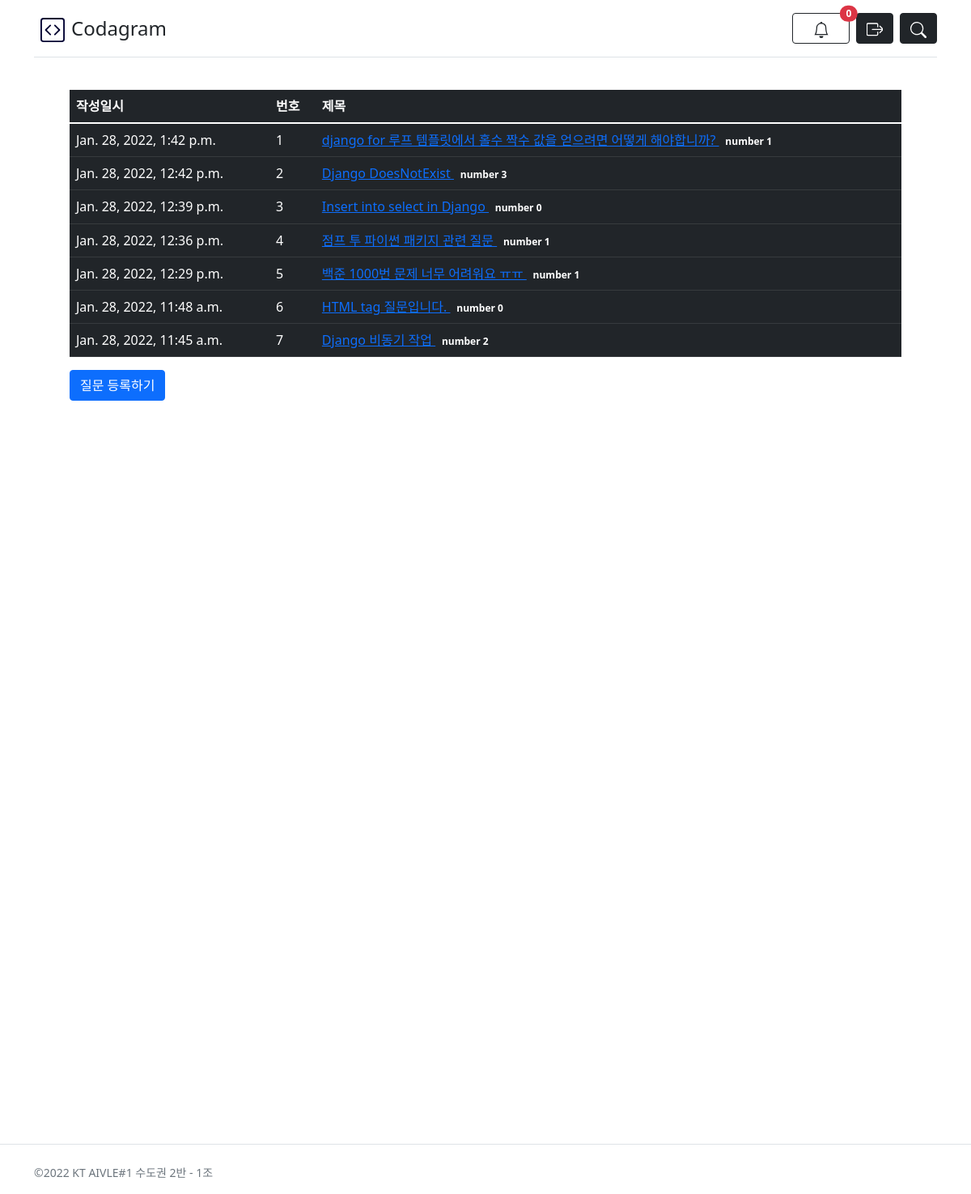
The app's page /post/ (signed in) with its own data.
### post/models.py (models this page shows, shortened)
class Post(models.Model):
    user = models.ForeignKey(settings.AUTH_USER_MODEL, on_delete=models.CASCADE)
    author = models.CharField(max_length=200, default=None)
    subject = models.CharField(max_length=200)
    description = models.TextField(blank=True)
    content = RichTextField()
    register_date = models.DateTimeField()
    solved = models.BooleanField(default=False)
    tags = TagField()
    likes = models.ManyToManyField(settings.AUTH_USER_MODEL, related_name="like_posts", blank=True)
    class Meta:
        ordering=['-register_date']

### post/views.py (the view)
# urls.py: path('', views.index, name='index'),
def index(request):
    post_list = Post.objects.order_by('-register_date')
    context = { 'post_list': post_list }
    return render(request, 'post/post_list.html', context)

### post/templates/post/post_list.html
{% extends "codagram/layout.html" %}
{% block content %}
<div class="container mt-3">
    <table class="table table-dark table-hover">
      <thead>
        <tr>
          <th>작성일시</th>
          <th>번호</th>
          <th>제목</th>
        </tr>
      </thead>
      <tbody>
        {% if post_list %}
        {% for post in post_list %}
        <tr>
          <td>{{ post.register_date }}</td>
          <td>{{ forloop.counter }}</td>
          <td>
            <a href="{% url 'post:detail' post.id %}">
              {{ post.subject }}
              <span class='badge badge-warning'>number
                {{ post.comment_set.count }}
              </span>
            </a>
          </td>
        </tr>
        {% endfor %}
        {% else %}
        <tr>
          <td colspan="3">질문이 없습니다.</td>
        </tr>
        {% endif %}
      </tbody>
    </table>
    <a href="{% url 'post:post_create' %}" class="btn btn-primary">
      질문 등록하기
    </a>
  </div>
{% endblock %}

### records on screen
Post: register_date "Jan. 28, 2022, 1:42 p.m.", subject "django for 루프 템플릿에서 홀수 짝수 값을 얻으려면 어떻게 해야합니까?", comment_set.count "1"
Post: register_date "Jan. 28, 2022, 12:42 p.m.", subject "Django DoesNotExist", comment_set.count "3"
Post: register_date "Jan. 28, 2022, 12:39 p.m.", subject "Insert into select in Django", comment_set.count "0"
Post: register_date "Jan. 28, 2022, 12:36 p.m.", subject "점프 투 파이썬 패키지 관련 질문", comment_set.count "1"
Post: register_date "Jan. 28, 2022, 12:29 p.m.", subject "백준 1000번 문제 너무 어려워요 ㅠㅠ", comment_set.count "1"
Post: register_date "Jan. 28, 2022, 11:48 a.m.", subject "HTML tag 질문입니다.", comment_set.count "0"
Post: register_date "Jan. 28, 2022, 11:45 a.m.", subject "Django 비동기 작업", comment_set.count "2"

### other values on screen
{{ alarm_list|length }} "0"
